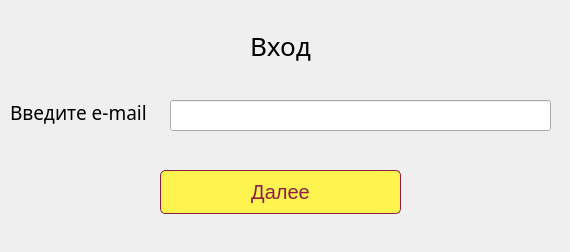
<?xml version="1.0" encoding="UTF-8"?>
<ui version="4.0">
 <class>SignInEmailWindow</class>
 <widget class="QWidget" name="SignInEmailWindow">
  <property name="geometry">
   <rect>
    <x>0</x>
    <y>0</y>
    <width>570</width>
    <height>252</height>
   </rect>
  </property>
  <property name="windowTitle">
   <string>Ввод почты</string>
  </property>
  <widget class="QLabel" name="label">
   <property name="geometry">
    <rect>
     <x>250</x>
     <y>30</y>
     <width>71</width>
     <height>31</height>
    </rect>
   </property>
   <property name="styleSheet">
    <string notr="true">font-family: Yu Gothic UI Semibold;
font-size: 26px;</string>
   </property>
   <property name="text">
    <string>Вход</string>
   </property>
  </widget>
  <widget class="QPushButton" name="continue_btn">
   <property name="geometry">
    <rect>
     <x>160</x>
     <y>170</y>
     <width>241</width>
     <height>44</height>
    </rect>
   </property>
   <property name="styleSheet">
    <string notr="true">QPushButton {font-family:Yu Gothic UI ;
					font-size: 20px;
					background-color: #FFF44F;
					border: 1px solid #911E42;
					border-radius: 5px;
					color: #911E42;
					position: relative;
					box-sizing: border-box;
					transition: all 700ms ease;}

QPushButton:hover {
	background: #911E42;
	color: #FFF44F;
	box-shadow: inset 0 0 0 3px #b84642;
}</string>
   </property>
   <property name="text">
    <string>Далее</string>
   </property>
  </widget>
  <widget class="QLineEdit" name="email_line">
   <property name="geometry">
    <rect>
     <x>170</x>
     <y>100</y>
     <width>381</width>
     <height>31</height>
    </rect>
   </property>
   <property name="sizePolicy">
    <sizepolicy hsizetype="Expanding" vsizetype="Expanding">
     <horstretch>0</horstretch>
     <verstretch>0</verstretch>
    </sizepolicy>
   </property>
  </widget>
  <widget class="QLabel" name="label_2">
   <property name="geometry">
    <rect>
     <x>10</x>
     <y>100</y>
     <width>141</width>
     <height>25</height>
    </rect>
   </property>
   <property name="styleSheet">
    <string notr="true">QLabel {font-family: Yu Gothic UI Semibold;
font-size: 19px;}</string>
   </property>
   <property name="text">
    <string>Введите e-mail</string>
   </property>
  </widget>
 </widget>
 <resources/>
 <connections/>
</ui>
